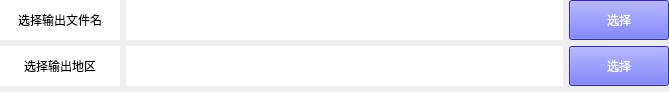
<?xml version="1.0" encoding="UTF-8"?>
<ui version="4.0">
 <class>Form</class>
 <widget class="QWidget" name="Form">
  <property name="geometry">
   <rect>
    <x>0</x>
    <y>0</y>
    <width>669</width>
    <height>92</height>
   </rect>
  </property>
  <property name="windowTitle">
   <string>Form</string>
  </property>
  <layout class="QFormLayout" name="formLayout">
   <property name="horizontalSpacing">
    <number>0</number>
   </property>
   <property name="verticalSpacing">
    <number>0</number>
   </property>
   <property name="leftMargin">
    <number>0</number>
   </property>
   <property name="topMargin">
    <number>0</number>
   </property>
   <property name="rightMargin">
    <number>0</number>
   </property>
   <property name="bottomMargin">
    <number>0</number>
   </property>
   <item row="0" column="0" colspan="2">
    <layout class="QVBoxLayout" name="verticalLayout">
     <property name="spacing">
      <number>6</number>
     </property>
     <item>
      <layout class="QHBoxLayout" name="horizontalLayout">
       <item>
        <widget class="QLabel" name="file_name_title">
         <property name="minimumSize">
          <size>
           <width>120</width>
           <height>40</height>
          </size>
         </property>
         <property name="maximumSize">
          <size>
           <width>120</width>
           <height>40</height>
          </size>
         </property>
         <property name="styleSheet">
          <string notr="true">font: 10pt &quot;微软雅黑&quot;;
background-color: rgb(255, 255, 255);</string>
         </property>
         <property name="text">
          <string>选择输出文件名</string>
         </property>
         <property name="alignment">
          <set>Qt::AlignCenter</set>
         </property>
        </widget>
       </item>
       <item>
        <widget class="QLabel" name="file_name">
         <property name="sizePolicy">
          <sizepolicy hsizetype="Preferred" vsizetype="Preferred">
           <horstretch>0</horstretch>
           <verstretch>0</verstretch>
          </sizepolicy>
         </property>
         <property name="minimumSize">
          <size>
           <width>0</width>
           <height>40</height>
          </size>
         </property>
         <property name="maximumSize">
          <size>
           <width>16777215</width>
           <height>40</height>
          </size>
         </property>
         <property name="styleSheet">
          <string notr="true">font: 14pt &quot;微软雅黑&quot;;
color: rgb(57, 61, 255);
background-color: rgb(255, 255, 255);</string>
         </property>
         <property name="text">
          <string/>
         </property>
         <property name="alignment">
          <set>Qt::AlignCenter</set>
         </property>
        </widget>
       </item>
       <item>
        <widget class="QPushButton" name="pushButton">
         <property name="minimumSize">
          <size>
           <width>100</width>
           <height>40</height>
          </size>
         </property>
         <property name="maximumSize">
          <size>
           <width>100</width>
           <height>40</height>
          </size>
         </property>
         <property name="styleSheet">
          <string notr="true">font: 12pt &quot;微软雅黑&quot;;
color: rgb(255, 255, 255);
background-color: rgb(57, 61, 255);</string>
         </property>
         <property name="text">
          <string>选择</string>
         </property>
        </widget>
       </item>
      </layout>
     </item>
     <item>
      <layout class="QHBoxLayout" name="horizontalLayout_2">
       <item>
        <widget class="QLabel" name="language_title">
         <property name="sizePolicy">
          <sizepolicy hsizetype="Preferred" vsizetype="Preferred">
           <horstretch>0</horstretch>
           <verstretch>0</verstretch>
          </sizepolicy>
         </property>
         <property name="minimumSize">
          <size>
           <width>120</width>
           <height>40</height>
          </size>
         </property>
         <property name="maximumSize">
          <size>
           <width>120</width>
           <height>40</height>
          </size>
         </property>
         <property name="styleSheet">
          <string notr="true">font: 10pt &quot;微软雅黑&quot;;
background-color: rgb(255, 255, 255);</string>
         </property>
         <property name="text">
          <string>选择输出地区</string>
         </property>
         <property name="alignment">
          <set>Qt::AlignCenter</set>
         </property>
        </widget>
       </item>
       <item>
        <widget class="QLabel" name="language">
         <property name="sizePolicy">
          <sizepolicy hsizetype="Preferred" vsizetype="Preferred">
           <horstretch>0</horstretch>
           <verstretch>0</verstretch>
          </sizepolicy>
         </property>
         <property name="minimumSize">
          <size>
           <width>0</width>
           <height>40</height>
          </size>
         </property>
         <property name="maximumSize">
          <size>
           <width>16777215</width>
           <height>40</height>
          </size>
         </property>
         <property name="styleSheet">
          <string notr="true">font: 14pt &quot;微软雅黑&quot;;
color: rgb(57, 61, 255);
background-color: rgb(255, 255, 255);</string>
         </property>
         <property name="text">
          <string/>
         </property>
         <property name="alignment">
          <set>Qt::AlignCenter</set>
         </property>
        </widget>
       </item>
       <item>
        <widget class="QPushButton" name="pushButton_2">
         <property name="minimumSize">
          <size>
           <width>100</width>
           <height>40</height>
          </size>
         </property>
         <property name="maximumSize">
          <size>
           <width>100</width>
           <height>40</height>
          </size>
         </property>
         <property name="styleSheet">
          <string notr="true">font: 12pt &quot;微软雅黑&quot;;
color: rgb(255, 255, 255);
background-color: rgb(57, 61, 255);</string>
         </property>
         <property name="text">
          <string>选择</string>
         </property>
        </widget>
       </item>
      </layout>
     </item>
    </layout>
   </item>
  </layout>
 </widget>
 <resources/>
 <connections/>
</ui>
